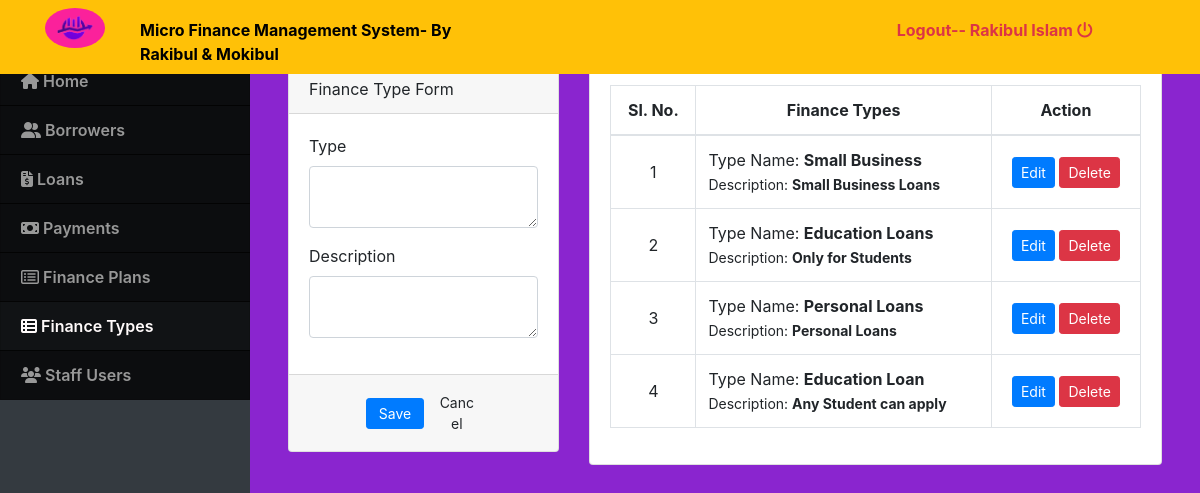
/index.php?page=loan_type (signed in), run on the app's committed database.
### tables this page shows
CREATE TABLE `loan_types` (
  `id` int(30) NOT NULL,
  `type_name` text NOT NULL,
  `description` text NOT NULL
);

### loan_type.php (the view, shortened to what this page needs)
<?php include('db_connect.php'); ?>
<div class="container-fluid">
	<div class="col-lg-12">
		<div class="row">
			<div class="col-md-4">
				<form action="" id="manage-loan-type">
					<div class="card">
						<div class="card-header">
							Finance Type Form
						</div>
						<div class="card-body">
							<div class="form-group">
								<label class="control-label">Type</label>
								<textarea name="type_name" id="" cols="30" rows="2" class="form-control"></textarea>
							</div>
							<div class="form-group">
								<label class="control-label">Description</label>
								<textarea name="description" id="" cols="30" rows="2" class="form-control"></textarea>
							</div>
						</div>
						<div class="card-footer">
							<div class="row">
								<div class="col-md-12">
									<button class="btn btn-sm btn-primary col-sm-3 offset-md-3"> Save</button>
									<button class="btn btn-sm btn-default col-sm-3" type="button" onclick="_reset()"> Cancel</button>
								</div>
							</div>
						</div>
					</div>
				</form>
			</div>
			<div class="col-md-8">
				<div class="card">
					<div class="card-body">
						<table class="table table-bordered table-hover">
							<thead>
								<tr>
									<th class="text-center">Sl. No.</th>
									<th class="text-center">Finance Types</th>
									<th class="text-center">Action</th>
								</tr>
							</thead>
							<tbody>
								<?php
								$i = 1;
								$types = $conn->query("SELECT * FROM loan_types order by id asc");
								while ($row = $types->fetch_assoc()) :
								?>
									<tr>
										<td class="text-center"><?php echo $i++ ?></td>
										<td class="">
											<p>Type Name: <b><?php echo $row['type_name'] ?></b></p>
											<p><small>Description: <b><?php echo $row['description'] ?></b></small></p>
										</td>
										<td class="text-center">
											<button class="btn btn-sm btn-primary edit_ltype" type="button" data-id="<?php echo $row['id'] ?>" data-type_name="<?php echo $row['type_name'] ?>" data-description="<?php echo $row['description'] ?>">Edit</button>
											<button class="btn btn-sm btn-danger delete_ltype" type="button" data-id="<?php echo $row['id'] ?>" data-type_name="<?php echo $row['type_name'] ?>" data-description="<?php echo $row['description'] ?>">Delete</button>
										</td>
									</tr>
								<?php endwhile; ?>
							</tbody>
						</table>
					</div>
				</div>
			</div>
		</div>
	</div>
</div>

### assets/css/style.css (style rules this page uses)
body { font-family: "Open Sans", sans-serif; color: #444444; width: 100%; height: calc(100%); }

### index.php (style rules this page uses)
body { background: #8a25cf; }

### loan_type.php (style rules this page uses)
td { vertical-align: middle !important; }
td p { margin: unset }

### data on the page
loan_types: type_name "Small Business", description "Small Business Loans"
loan_types: type_name "Education Loans", description "Only for Students"
loan_types: type_name "Personal Loans", description "Personal Loans"
loan_types: type_name "Education Loan", description "Any Student can apply"

### other printed values
$_SESSION['login_name'] "Rakibul Islam"
